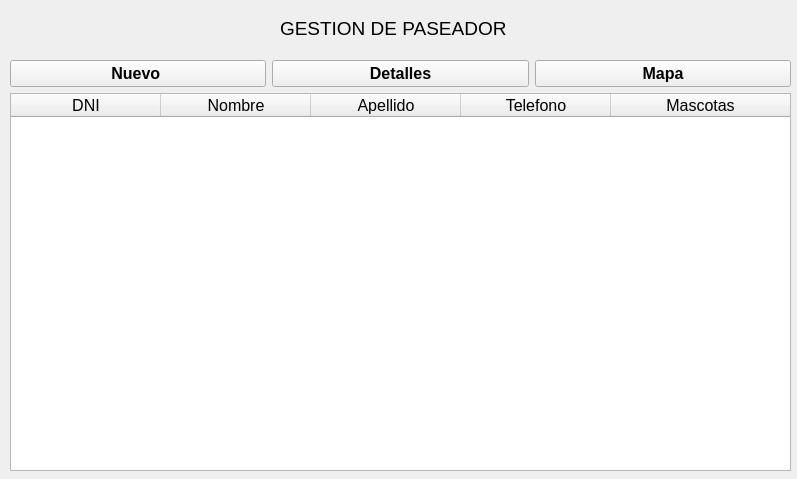
<?xml version="1.0" encoding="UTF-8"?>
<ui version="4.0">
 <class>titulo</class>
 <widget class="QWidget" name="titulo">
  <property name="geometry">
   <rect>
    <x>0</x>
    <y>0</y>
    <width>797</width>
    <height>479</height>
   </rect>
  </property>
  <property name="windowTitle">
   <string>Form</string>
  </property>
  <widget class="QLabel" name="Titulo">
   <property name="geometry">
    <rect>
     <x>280</x>
     <y>20</y>
     <width>241</width>
     <height>16</height>
    </rect>
   </property>
   <property name="font">
    <font>
     <family>Arial</family>
     <pointsize>14</pointsize>
    </font>
   </property>
   <property name="text">
    <string>GESTION DE PASEADOR</string>
   </property>
  </widget>
  <widget class="QWidget" name="">
   <property name="geometry">
    <rect>
     <x>10</x>
     <y>60</y>
     <width>781</width>
     <height>411</height>
    </rect>
   </property>
   <layout class="QVBoxLayout" name="verticalLayout">
    <item>
     <layout class="QHBoxLayout" name="horizontalLayout">
      <item>
       <widget class="QPushButton" name="boton_nuevo">
        <property name="font">
         <font>
          <family>Arial</family>
          <pointsize>12</pointsize>
          <weight>75</weight>
          <bold>true</bold>
         </font>
        </property>
        <property name="text">
         <string>Nuevo </string>
        </property>
       </widget>
      </item>
      <item>
       <widget class="QPushButton" name="boton_detalles">
        <property name="font">
         <font>
          <family>Arial</family>
          <pointsize>12</pointsize>
          <weight>75</weight>
          <bold>true</bold>
         </font>
        </property>
        <property name="text">
         <string>Detalles</string>
        </property>
       </widget>
      </item>
      <item>
       <widget class="QPushButton" name="boton_mapa">
        <property name="font">
         <font>
          <family>Arial</family>
          <pointsize>12</pointsize>
          <weight>75</weight>
          <bold>true</bold>
         </font>
        </property>
        <property name="text">
         <string>Mapa</string>
        </property>
       </widget>
      </item>
     </layout>
    </item>
    <item>
     <widget class="QTableWidget" name="tabla_paseador">
      <attribute name="horizontalHeaderCascadingSectionResizes">
       <bool>false</bool>
      </attribute>
      <attribute name="horizontalHeaderDefaultSectionSize">
       <number>150</number>
      </attribute>
      <attribute name="horizontalHeaderMinimumSectionSize">
       <number>100</number>
      </attribute>
      <attribute name="horizontalHeaderShowSortIndicator" stdset="0">
       <bool>false</bool>
      </attribute>
      <attribute name="horizontalHeaderStretchLastSection">
       <bool>true</bool>
      </attribute>
      <column>
       <property name="text">
        <string>DNI</string>
       </property>
       <property name="font">
        <font>
         <family>Arial</family>
         <pointsize>12</pointsize>
        </font>
       </property>
      </column>
      <column>
       <property name="text">
        <string>Nombre</string>
       </property>
       <property name="font">
        <font>
         <family>Arial</family>
         <pointsize>12</pointsize>
        </font>
       </property>
      </column>
      <column>
       <property name="text">
        <string>Apellido</string>
       </property>
       <property name="font">
        <font>
         <family>Arial</family>
         <pointsize>12</pointsize>
        </font>
       </property>
      </column>
      <column>
       <property name="text">
        <string>Telefono</string>
       </property>
       <property name="font">
        <font>
         <family>Arial</family>
         <pointsize>12</pointsize>
        </font>
       </property>
      </column>
      <column>
       <property name="text">
        <string>Mascotas</string>
       </property>
       <property name="font">
        <font>
         <family>Arial</family>
         <pointsize>12</pointsize>
        </font>
       </property>
      </column>
     </widget>
    </item>
   </layout>
  </widget>
 </widget>
 <resources/>
 <connections/>
</ui>
